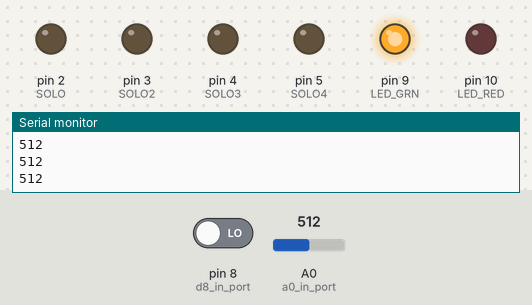
A sketch run on a simulated Arduino Uno, built with avr-gcc and run on an emulated ATmega328P. On the bench: output pins drawn as LEDs (lit = HIGH), the last lines printed to the serial monitor. Dashed ring = blinking. Inputs (shaded band) come from the test bench; at power-on: A0 (a0_in_port) = 512, pin 8 (d8_in_port) LOW.

Above: at 6.2 s.
6.3 s: A0 (a0_in_port) set to 490
At 6.41 s:
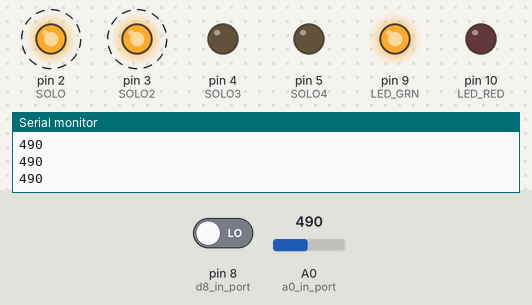
At 7.06 s:
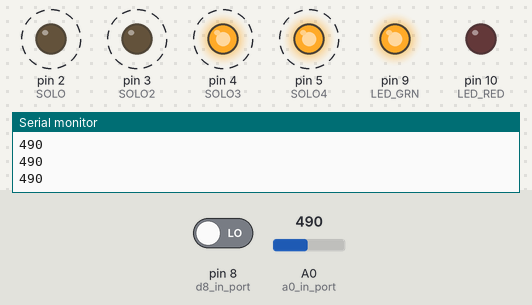
Timing chart, 0 to 15.3 s (numbered marks = the images above; inputs shaded):
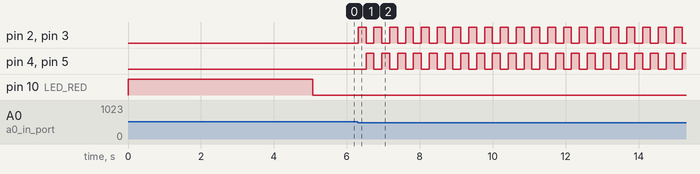

Measured:
- after the input at 6.3 s, pin 2 (SOLO), pin 3 (SOLO2): alternates HIGH for 0.22 s and LOW for 0.22 s, starting at once; pin 4 (SOLO3), pin 5 (SOLO4): alternates HIGH for 0.22 s and LOW for 0.22 s, starting after 0.23 s

The sketch:

demo.ino
```cpp
int const SOLO = 2;   //変数宣言SOLを2と定義
int const SOLO2 = 3;  //変数宣言SOLを3と定義
int const SOLO3 = 4;  //変数宣言SOLを4と定義
int const SOLO4 = 5;  //変数宣言SOLを5と定義
bool isson = false;
int t = 0;
/*
制御則
利用するピンはデジタルピンの0-7とGNDピン２本
Degital Outに設定可能なのはD2-D5番ピンでそれぞれが1-4ポートに対応
*/
// ポート指定用変数設定
int d8_in_port = 8;   // センサ デジタル情報入力
int a0_in_port = A0;  // センサ アナログ情報入力

// 受信データ用変数設定
int d8_data;  // digitalデータ用
int a0_data;  // analogデータ用
// 電圧値変換用変数
float v_data;

float cabmax = 0;     //キャリブレーションの最大値
float cabmin = 9999;  //キャリブレーションの最小値

// 状態表示用LEDのピン設定
int const LED_GRN = 9;
int const LED_RED = 10;

void setup() {
  // put your setup code here, to run once:
  pinMode(SOLO, OUTPUT);   //２番ピンに接続ソレノイドを出力に設定
  pinMode(SOLO2, OUTPUT);  //２番ピンに接続ソレノイドを出力に設定
  pinMode(SOLO3, OUTPUT);  //２番ピンに接続ソレノイドを出力に設定
  pinMode(SOLO4, OUTPUT);  //２番ピンに接続ソレノイドを出力に設定
  // シリアルモニタ通信速度設定
  Serial.begin(9600);
  // ポート設定
  pinMode(d8_in_port, INPUT);  // センサ情報入力設定
  pinMode(LED_GRN, OUTPUT);
  pinMode(LED_RED, OUTPUT);
  Serial.println("Calibration started");
  digitalWrite(LED_RED, HIGH);
  digitalWrite(LED_GRN, LOW);
  for (int i = 0; i < 500; i++) {
    a0_data = analogRead(a0_in_port);  // アナログデータ
    v_data = (float)a0_data / 1024.0f * 5.0f;
    if (v_data > cabmax) {
      cabmax = v_data;
    }
    if (v_data < cabmin) {
      cabmin = v_data;
    }
    delay(10);
  }
  Serial.println("Calibration completed");
  digitalWrite(LED_RED, LOW);
  digitalWrite(LED_GRN, HIGH);
}

void loop() {

  // 音センサからの情報取得
  a0_data = analogRead(a0_in_port);   // アナログデータ
  d8_data = digitalRead(d8_in_port);  // デジタルデータ
    // 受信データをシリアルモニタへ出力
  // 電圧表現に変換計算
  v_data = (float)a0_data / 1024.0f * 5.0f;
  // シリアルモニタへ出力
  //  Serial.println( a0_data );
  //  Serial.println( v_data );
  Serial.println(a0_data);
  //Serial.println(d8_data);
  //Serial.println(v_data);


  if (isson == false && t > 20) {
    if (v_data > cabmax || v_data < cabmin) {
      digitalWrite(SOLO, HIGH);
      digitalWrite(SOLO2, HIGH);
      digitalWrite(SOLO3, LOW);
      digitalWrite(SOLO4, LOW);
      Serial.println("on");
      isson = true;
      t = 0;
    }
  } else if (isson == true && t > 20) {
    if (v_data > cabmax || v_data < cabmin) {
      digitalWrite(SOLO, LOW);
      digitalWrite(SOLO2, LOW);
      digitalWrite(SOLO3, HIGH);
      digitalWrite(SOLO4, HIGH);
      isson = false;
      t = 0;
    }
  }
  t++;
  // 10m秒待機
  delay(10);
  // put your mvain code here, to run repeatedly:
  // delay(100);
  //digitalWrite(SOLO, HIGH);
  //delay(100);
  //digitalWrite(SOLO, LOW);
}
```
